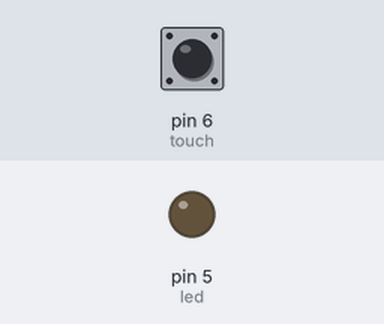
Simulated run of this sketch. Board: Arduino Uno, built with avr-gcc and run on an emulated ATmega328P. Parts: output pins drawn as LEDs (lit = HIGH). Inputs (shaded band) come from the test bench; at power-on: pin 6 (touch) LOW.

Above: at 1.2 s.
1.3 s: pin 6 (touch) pulled HIGH for 0.15 s
At 2.5 s:
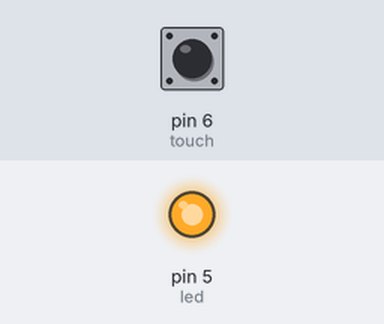
2.9 s: pin 6 (touch) pulled HIGH for 1 s
At 3.8 s:
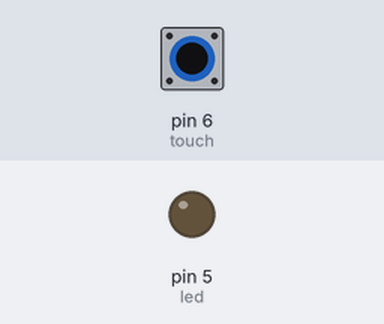
5.4 s: pin 6 (touch) pulled HIGH for 3.2 s
At 5.7 s:
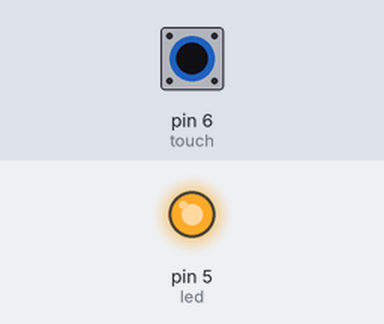
Timing chart, 0 to 8.4 s (numbered marks = the images above; inputs shaded):
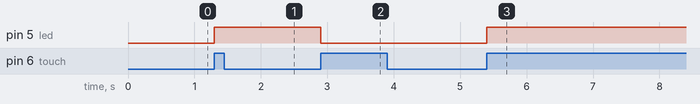

The sketch:

Touch_sensor.ino
```cpp
#define led 5
#define touch 6

unsigned long lastEvent =0;
boolean ledON = false;
void setup()
{
 pinMode(led,OUTPUT);
 pinMode(touch,INPUT);

}

void loop()
{
  int touchState = digitalRead(touch);

  if (touchState==HIGH)
  {
    if(millis()-lastEvent >50)
    {
      ledON = !ledON;
    digitalWrite(led, ledON ? HIGH:LOW);
  }

  lastEvent =millis();
  }

}
```

Measured:
- after the input at 1.3 s, pin 5 (led): LOW → HIGH at once
- after the input at 2.9 s, pin 5 (led): HIGH → LOW at once
- after the input at 5.4 s, pin 5 (led): LOW → HIGH at once
